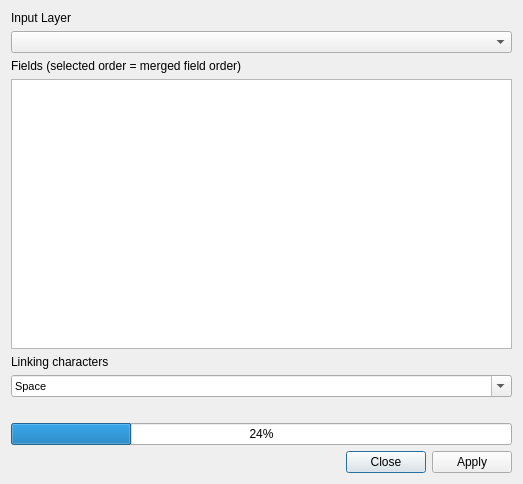
<?xml version="1.0" encoding="UTF-8"?>
<ui version="4.0">
 <class>hcmgis_merge_field_form</class>
 <widget class="QDialog" name="hcmgis_merge_field_form">
  <property name="windowModality">
   <enum>Qt::ApplicationModal</enum>
  </property>
  <property name="enabled">
   <bool>true</bool>
  </property>
  <property name="geometry">
   <rect>
    <x>0</x>
    <y>0</y>
    <width>523</width>
    <height>484</height>
   </rect>
  </property>
  <property name="mouseTracking">
   <bool>false</bool>
  </property>
  <property name="windowTitle">
   <string>Merge Fields</string>
  </property>
  <layout class="QVBoxLayout" name="verticalLayout">
   <item>
    <widget class="QLabel" name="LblInput">
     <property name="text">
      <string>Input Layer</string>
     </property>
    </widget>
   </item>
   <item>
    <widget class="QgsMapLayerComboBox" name="CboInput">
     <property name="showCrs">
      <bool>true</bool>
     </property>
    </widget>
   </item>
   <item>
    <widget class="QLabel" name="LblOutput_2">
     <property name="text">
      <string>Fields (selected order = merged field order)</string>
     </property>
    </widget>
   </item>
   <item>
    <widget class="QListWidget" name="ListFields">
     <property name="acceptDrops">
      <bool>false</bool>
     </property>
     <property name="toolTip">
      <string>Drad &amp; Drop để thay đổi thứ tự trường dữ liệu</string>
     </property>
     <property name="dragEnabled">
      <bool>false</bool>
     </property>
     <property name="dragDropMode">
      <enum>QAbstractItemView::InternalMove</enum>
     </property>
     <property name="alternatingRowColors">
      <bool>true</bool>
     </property>
     <property name="selectionMode">
      <enum>QAbstractItemView::ExtendedSelection</enum>
     </property>
     <property name="viewMode">
      <enum>QListView::ListMode</enum>
     </property>
     <property name="selectionRectVisible">
      <bool>true</bool>
     </property>
     <property name="sortingEnabled">
      <bool>true</bool>
     </property>
    </widget>
   </item>
   <item>
    <widget class="QLabel" name="LblChar">
     <property name="text">
      <string>Linking characters</string>
     </property>
    </widget>
   </item>
   <item>
    <widget class="QComboBox" name="CboChar">
     <property name="font">
      <font>
       <pointsize>8</pointsize>
      </font>
     </property>
     <property name="editable">
      <bool>true</bool>
     </property>
     <item>
      <property name="text">
       <string>Space</string>
      </property>
     </item>
     <item>
      <property name="text">
       <string>,</string>
      </property>
     </item>
     <item>
      <property name="text">
       <string>_</string>
      </property>
     </item>
     <item>
      <property name="text">
       <string>-</string>
      </property>
     </item>
     <item>
      <property name="text">
       <string>/</string>
      </property>
     </item>
     <item>
      <property name="text">
       <string>|</string>
      </property>
     </item>
     <item>
      <property name="text">
       <string>\</string>
      </property>
     </item>
     <item>
      <property name="text">
       <string>.</string>
      </property>
     </item>
     <item>
      <property name="text">
       <string>:</string>
      </property>
     </item>
     <item>
      <property name="text">
       <string>;</string>
      </property>
     </item>
     <item>
      <property name="text">
       <string>&amp;</string>
      </property>
     </item>
    </widget>
   </item>
   <item>
    <widget class="QLabel" name="LblStatus">
     <property name="text">
      <string/>
     </property>
    </widget>
   </item>
   <item>
    <widget class="QProgressBar" name="status">
     <property name="value">
      <number>24</number>
     </property>
    </widget>
   </item>
   <item>
    <widget class="QDialogButtonBox" name="BtnApplyClose">
     <property name="standardButtons">
      <set>QDialogButtonBox::Apply|QDialogButtonBox::Close</set>
     </property>
    </widget>
   </item>
  </layout>
 </widget>
 <customwidgets>
  <customwidget>
   <class>QgsMapLayerComboBox</class>
   <extends>QComboBox</extends>
   <header>qgsmaplayercombobox.h</header>
  </customwidget>
 </customwidgets>
 <resources/>
 <connections>
  <connection>
   <sender>BtnApplyClose</sender>
   <signal>accepted()</signal>
   <receiver>hcmgis_merge_field_form</receiver>
   <slot>accept()</slot>
   <hints>
    <hint type="sourcelabel">
     <x>251</x>
     <y>272</y>
    </hint>
    <hint type="destinationlabel">
     <x>169</x>
     <y>143</y>
    </hint>
   </hints>
  </connection>
  <connection>
   <sender>BtnApplyClose</sender>
   <signal>rejected()</signal>
   <receiver>hcmgis_merge_field_form</receiver>
   <slot>reject()</slot>
   <hints>
    <hint type="sourcelabel">
     <x>251</x>
     <y>272</y>
    </hint>
    <hint type="destinationlabel">
     <x>169</x>
     <y>143</y>
    </hint>
   </hints>
  </connection>
 </connections>
</ui>
